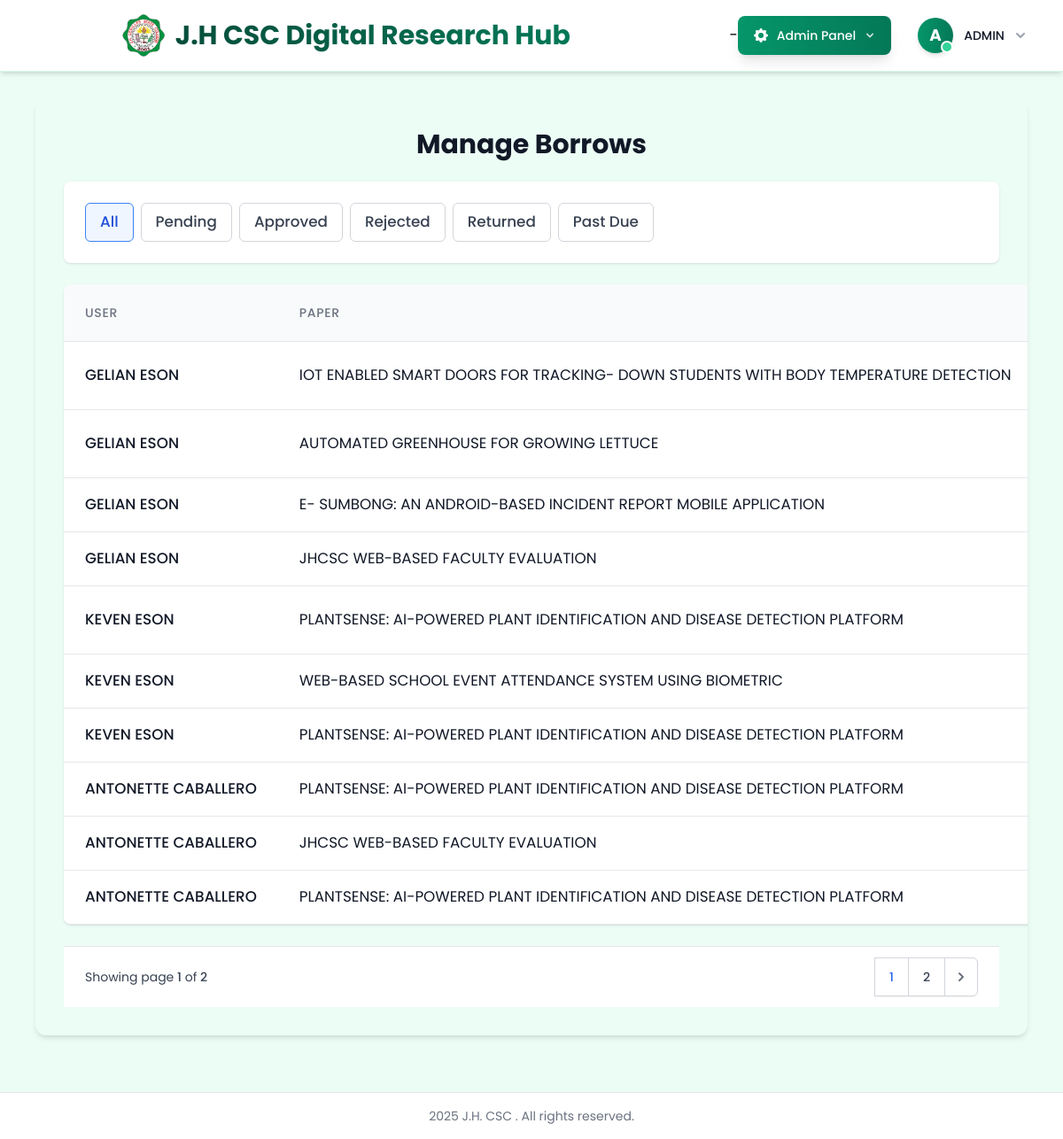
The app's page /accounts/admin/borrows/ (signed in), older data.
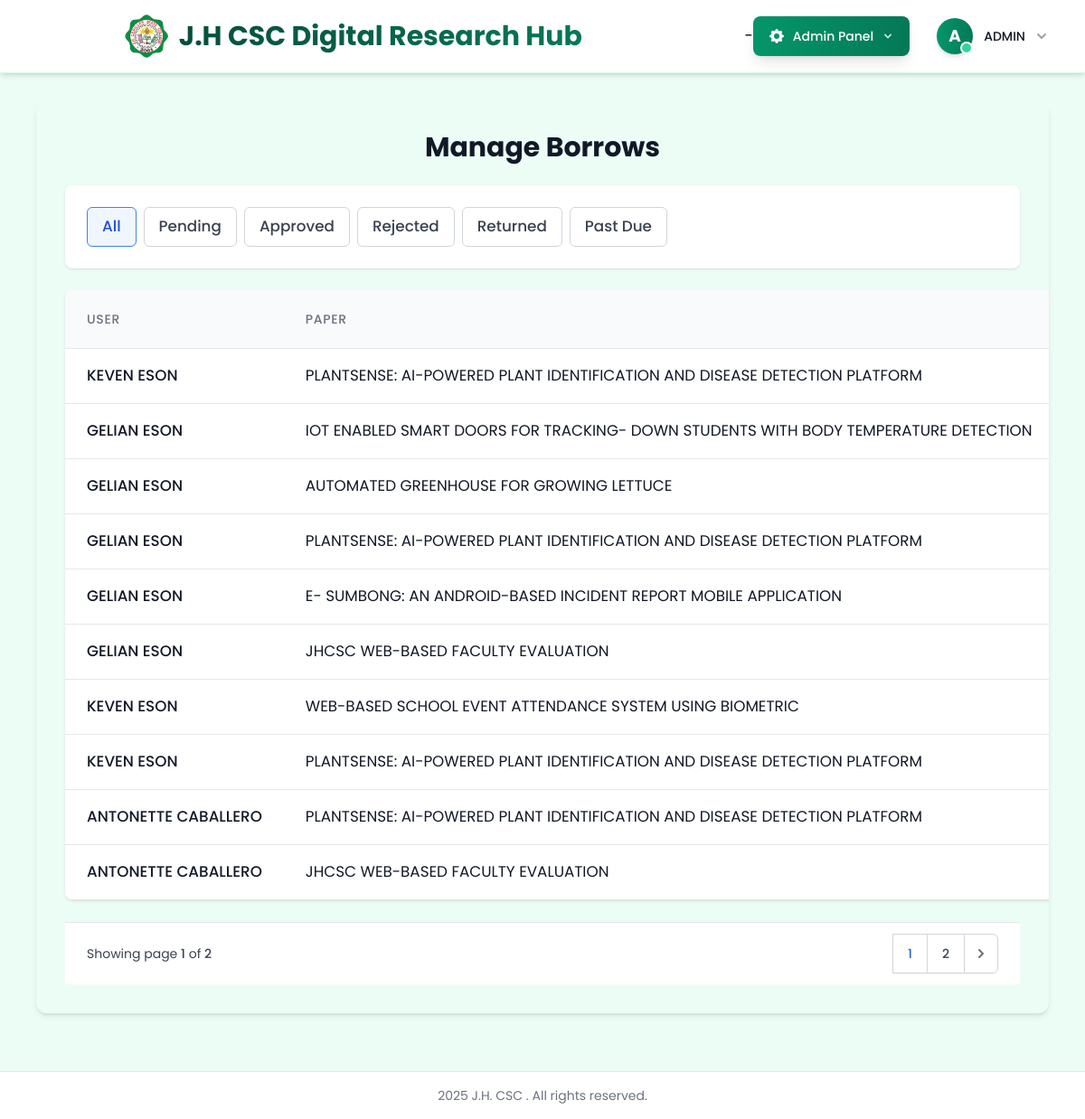
The same page, newer data.
### scholar/models.py (models this page shows, shortened)
class Borrow(models.Model):
    STATUS_CHOICES = [
        ('pending', 'Pending Approval'),
        ('approved', 'Approved'),
        ('rejected', 'Rejected'),
        ('reserved', 'Reserved'),
    ]
    RETURN_STATUS_CHOICES = [
        ('pending', 'Pending Return Approval'),
        ('approved', 'Return Approved'),
        ('rejected', 'Return Rejected'),
    ]
    user = models.ForeignKey(User, on_delete=models.CASCADE)
    paper = models.ForeignKey(Paper, on_delete=models.CASCADE)
    borrow_date = models.DateTimeField(default=timezone.now)
    return_date = models.DateTimeField(null=True, blank=True)
    status = models.CharField(max_length=10, choices=STATUS_CHOICES, default='pending')
    return_status = models.CharField(max_length=10, choices=RETURN_STATUS_CHOICES, null=True, blank=True)
    is_returned = models.BooleanField(default=False)
    due_date = models.DateTimeField(null=True, blank=True)
    borrow_reason = models.TextField(blank=True, null=True, help_text='Reason for borrowing this paper')
    request_date = models.DateTimeField(default=timezone.now)
    notification_read = models.BooleanField(default=False, help_text='Whether the approval notification has been read')
    rejection_reason = models.TextField(blank=True, null=True, help_text='Reason for rejecting this borrow request')
    class Meta:
        ordering = ['-borrow_date']

class Paper(models.Model):
    title = models.CharField(max_length=255)
    authors = models.ManyToManyField('Author', related_name='papers')
    abstract = models.TextField()
    publication_date = models.DateField()
    citations = models.PositiveIntegerField(default=0)
    available_copies = models.PositiveIntegerField(default=1)
    view_count = models.PositiveIntegerField(default=0)
    viewers = models.ManyToManyField(User, related_name='viewed_papers', blank=True)
    pdf_file = models.FileField(upload_to='papers/', blank=True, null=True)
    program = models.CharField(
        max_length=100,
        choices=Student.PROGRAM_CHOICES,
        default='BSIT'  # Setting default value to BSIT
    )
    keywords = models.CharField(max_length=255, blank=True, help_text='Comma-separated keywords')
    created_at = models.DateTimeField(auto_now_add=True, null=True)

### scholar/views_admin.py (the view)
# urls.py: path('admin/borrows/', views_admin.manage_borrows, name='manage_borrows'),
@staff_member_required
def manage_borrows(request):
    borrows = Borrow.objects.all().order_by('-borrow_date')
    status_filter = request.GET.get('status')
    if status_filter == 'pending':
        borrows = borrows.filter(status='pending')
    elif status_filter == 'approved':
        borrows = borrows.filter(status='approved', is_returned=False)
    elif status_filter == 'rejected':
        borrows = borrows.filter(status='rejected')
    elif status_filter == 'returned':
        borrows = borrows.filter(is_returned=True)
    elif status_filter == 'past_due':
        now = timezone.now()
        borrows = borrows.filter(status='approved', is_returned=False, due_date__lt=now)
    paginator = Paginator(borrows, 10)
    page_number = request.GET.get('page')
    page_obj = paginator.get_page(page_number)
    return render(request, 'scholar/admin/manage_borrows.html', {
        'page_obj': page_obj,
        'status_filter': status_filter
    })

### scholar/context_processors.py (called while the page is built, shortened)
def admin_stats(request):
    context = {}
    if request.user.is_authenticated and request.user.is_staff:
        pending_borrows_count = Borrow.objects.filter(status='pending').count()
        context['pending_borrows_count'] = pending_borrows_count
        pending_returns_count = Borrow.objects.filter(return_status='pending').count()
        context['pending_returns_count'] = pending_returns_count
        pending_registrations_count = UserProfile.objects.filter(
            is_approved=False,
            user__is_active=False
        ).count()
        context['pending_registrations_count'] = pending_registrations_count
        total_papers = Paper.objects.count()
        context['total_papers'] = total_papers
        active_borrows = Borrow.objects.filter(status='approved', is_returned=False).count()
        context['active_borrows'] = active_borrows
    return context

### scholar/templates/scholar/admin/manage_borrows.html (shortened to what the changed rows need)
{% extends "scholar/base.html" %}
{% load static %}
{% block content %}
<div class="space-y-6">
    <h2 class="text-3xl font-bold text-gray-900 text-center mb-6">Manage Borrows</h2>
    <div class="flex flex-col">
        <div class="-my-2 overflow-x-auto sm:-mx-6 lg:-mx-8">
            <div class="py-2 align-middle inline-block min-w-full sm:px-6 lg:px-8">
                <div class="shadow overflow-hidden border-b border-gray-200 sm:rounded-lg">
                    <table class="min-w-full divide-y divide-gray-200">
                        <thead class="bg-gray-50">
                            <tr>
                                <th scope="col" class="px-6 py-3 text-left text-sm font-medium text-gray-500 uppercase tracking-wider">User</th>
                                <th scope="col" class="px-6 py-3 text-left text-sm font-medium text-gray-500 uppercase tracking-wider">Paper</th>
                            </tr>
                        </thead>
                        <tbody class="bg-white divide-y divide-gray-200">
                            {% for borrow in page_obj %}
                                <tr>
                                    <td class="px-6 py-4 whitespace-nowrap">
                                        <div class="text-base font-medium text-gray-900">{{ borrow.user.get_full_name|default:borrow.user.username|upper }}</div>
                                    </td>
                                    <td class="px-6 py-4 whitespace-nowrap">
                                        <div class="text-base text-gray-900">{{ borrow.paper.title|upper }}</div>
                                    </td>
                                </tr>
                            {% endfor %}
                        </tbody>
                    </table>
                </div>
            </div>
        </div>
    </div>
    {% if page_obj.has_other_pages %}
    <div class="bg-white px-4 py-3 flex items-center justify-between border-t border-gray-200 sm:px-6">
        <div class="hidden sm:flex-1 sm:flex sm:items-center sm:justify-between">
            <div>
                <nav class="relative z-0 inline-flex rounded-md shadow-sm -space-x-px">
                    {% for num in page_obj.paginator.page_range %}
                    <a href="?page={{ num }}&status={{ status_filter }}"
                       class="relative inline-flex items-center px-4 py-2 border border-gray-300 bg-white text-sm font-medium {% if page_obj.number == num %}text-blue-600 bg-blue-50{% else %}text-gray-700 hover:bg-gray-50{% endif %}">
                        {{ num }}
                    </a>
                    {% endfor %}
                    {% if page_obj.has_next %}
                    <a href="?page={{ page_obj.next_page_number }}&status={{ status_filter }}"
                       class="relative inline-flex items-center px-2 py-2 rounded-r-md border border-gray-300 bg-white text-sm font-medium text-gray-500 hover:bg-gray-50">
                        <svg class="h-5 w-5" xmlns="http://www.w3.org/2000/svg" viewBox="0 0 20 20" fill="currentColor">
                            <path fill-rule="evenodd" d="M7.293 14.707a1 1 0 010-1.414L10.586 10 7.293 6.707a1 1 0 011.414-1.414l4 4a1 1 0 010 1.414l-4 4a1 1 0 01-1.414 0z" clip-rule="evenodd" />
                        </svg>
                    </a>
                    {% endif %}
                </nav>
            </div>
        </div>
    </div>
    {% endif %}
</div>
{% endblock %}

Row changes from the older to the newer data that the page shows:
no longer on this page (row unchanged): Borrow: user.get_full_name "ANTONETTE CABALLERO", paper "PLANTSENSE: AI-POWERED PLANT IDENTIFICATION AND DISEASE DETECTION PLATFORM"
changed Borrow (number 1 of 10 on the later page): moves up the list
added Borrow: user.get_full_name "GELIAN ESON", paper "PLANTSENSE: AI-POWERED PLANT IDENTIFICATION AND DISEASE DETECTION PLATFORM"
